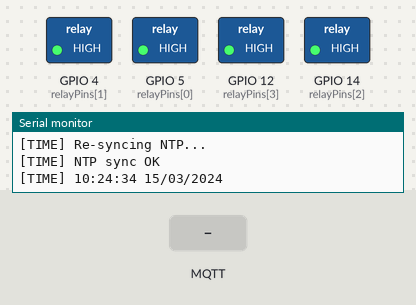
Bench run of a sketch on a simulated ESP8266 (NodeMCU). Shown: switched loads named in the sketch (green lamp = pin HIGH), the last lines printed to the serial monitor. The test bench sets the inputs (shaded band). WiFi joins after 1.5 s; servers stay silent unless stated; the local clock reads 2024-03-15 10:24:30 at power-on unless the sketch sets it; EEPROM starts erased; no MQTT or app messages arrive unless stated.

Above: at 4.9 s.
5.0 s: MQTT message "5" arrives on the first subscribed topic
At 6.2 s:
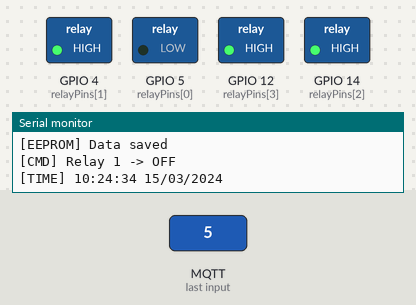
6.5 s: MQTT message "5" arrives on the second subscribed topic
At 7.3 s:
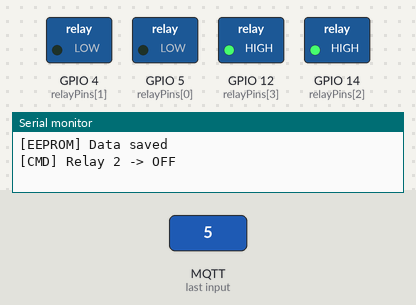
8.0 s: MQTT message "ON" arrives on the first subscribed topic
At 8.4 s:
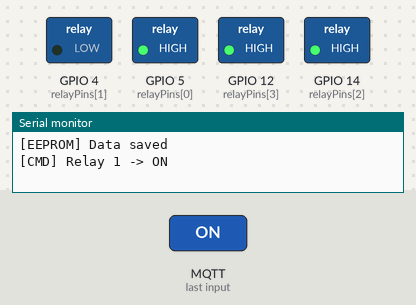
9.5 s: MQTT message "5" arrives on the third subscribed topic
At 10.7 s:
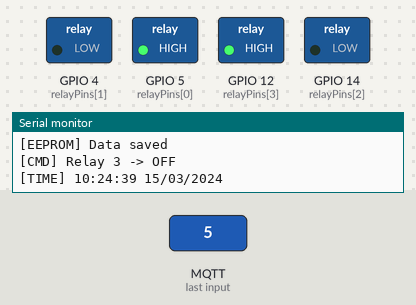
11.0 s: MQTT message "ON" arrives on the second subscribed topic
At 11.9 s:
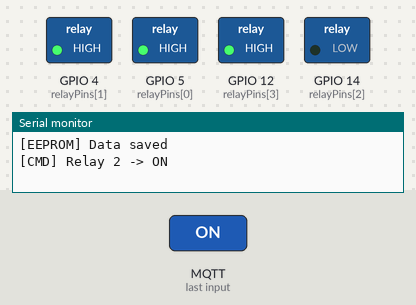
12.5 s: MQTT message "1" arrives on the first subscribed topic
At 13.1 s:
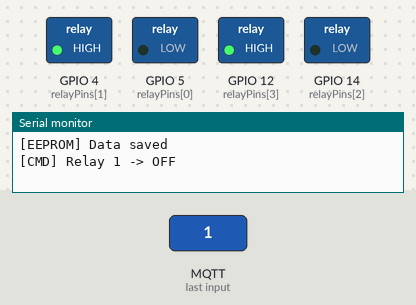
Timing chart, 0 to 15.0 s (numbered marks = the images above; inputs shaded):
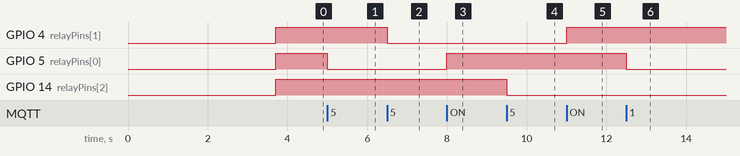

The sketch:

sketch_oct16a.ino
```cpp
#include <ESP8266WiFi.h>
#include <WiFiClientSecure.h>
#include <PubSubClient.h>
#include <EEPROM.h>
#include <time.h>

// ------------------------
// CONFIGURATION
// ------------------------
#define NUM_RELAYS 4
const int relayPins[NUM_RELAYS] = {5, 4, 14, 12};  // D1, D2, D5, D6

const char* ssid = "POCOX3";
const char* password = "dipayandas2002";

const char* mqtt_server = "e6e7dac5f1a2475382f05acc556ef6d7.s1.eu.hivemq.cloud";
const int mqtt_port = 8883;
const char* mqtt_user = "dipudas";
const char* mqtt_pass = "Dipu2002";

// ------------------------
// RELAY & TIMER DATA
// ------------------------
struct Schedule {
  int onHour, onMinute;
  int offHour, offMinute;
  bool enabled;
};

bool relayState[NUM_RELAYS] = {false, false, false, false};
Schedule relaySchedule[NUM_RELAYS];

// ------------------------
// MQTT TOPICS
// ------------------------
const char* topicCommand[NUM_RELAYS] = {
  "home/relay1/command",
  "home/relay2/command",
  "home/relay3/command",
  "home/relay4/command"
};
const char* topicStatus[NUM_RELAYS] = {
  "home/relay1/status",
  "home/relay2/status",
  "home/relay3/status",
  "home/relay4/status"
};
const char* topicGetStates = "home/relay/get_states";
const char* topicSetTimer  = "home/relay/set_timer";

WiFiClientSecure wifiSecureClient;
PubSubClient client(wifiSecureClient);

// ------------------------
// EEPROM SAVE / LOAD
// ------------------------
void saveToEEPROM() {
  EEPROM.begin(512);
  int addr = 0;

  for (int i = 0; i < NUM_RELAYS; i++) EEPROM.write(addr++, relayState[i]);
  for (int i = 0; i < NUM_RELAYS; i++) {
    EEPROM.put(addr, relaySchedule[i]);
    addr += sizeof(Schedule);
  }

  EEPROM.commit();
  EEPROM.end();
  Serial.println("[EEPROM] Data saved");
}

void loadFromEEPROM() {
  EEPROM.begin(512);
  int addr = 0;

  for (int i = 0; i < NUM_RELAYS; i++) relayState[i] = EEPROM.read(addr++);
  for (int i = 0; i < NUM_RELAYS; i++) {
    EEPROM.get(addr, relaySchedule[i]);
    addr += sizeof(Schedule);
  }

  EEPROM.end();

  for (int i = 0; i < NUM_RELAYS; i++)
    digitalWrite(relayPins[i], relayState[i] ? HIGH : LOW);

  Serial.println("[EEPROM] Data loaded");
}

// ------------------------
// TIME UTILS
// ------------------------
void printLocalTime() {
  time_t now = getCurrentTimeOfflineSafe();
  struct tm* t = localtime(&now);
  Serial.printf("[TIME] %02d:%02d:%02d %02d/%02d/%04d\n",
                t->tm_hour, t->tm_min, t->tm_sec,
                t->tm_mday, t->tm_mon + 1, t->tm_year + 1900);
}

// ------------------------
// TIME MAINTENANCE
// ------------------------
unsigned long lastNtpSync = 0;
unsigned long lastMillisBase = 0;
time_t lastSyncedEpoch = 0;

time_t getCurrentTimeOfflineSafe() {
  unsigned long elapsed = (millis() - lastMillisBase) / 1000;
  return lastSyncedEpoch + elapsed;
}

void syncNtpIfNeeded() {
  static bool firstSyncDone = false;
  unsigned long nowMillis = millis();

  if (WiFi.status() == WL_CONNECTED &&
      (!firstSyncDone || nowMillis - lastNtpSync > 1800000)) { // 30 min
    Serial.println("[TIME] Re-syncing NTP...");
    configTime(19800, 0, "pool.ntp.org", "time.nist.gov");
    delay(1000);

    time_t now = time(nullptr);
    if (now > 100000) {
      lastSyncedEpoch = now;
      lastMillisBase = millis();
      lastNtpSync = nowMillis;
      firstSyncDone = true;
      Serial.println("[TIME] NTP sync OK");
      printLocalTime();
    } else {
      Serial.println("[TIME] NTP sync failed, will retry later");
    }
  }
}

// ------------------------
// MQTT PUBLISH
// ------------------------
void publishStatus(int ch) {
  char payload[150];
  time_t now = getCurrentTimeOfflineSafe();
  struct tm* t = localtime(&now);
  snprintf(payload, sizeof(payload),
           "{\"relay\":%d,\"state\":\"%s\",\"time\":\"%02d:%02d\",\"on\":\"%02d:%02d\",\"off\":\"%02d:%02d\",\"enabled\":%s}",
           ch + 1,
           relayState[ch] ? "ON" : "OFF",
           t->tm_hour, t->tm_min,
           relaySchedule[ch].onHour, relaySchedule[ch].onMinute,
           relaySchedule[ch].offHour, relaySchedule[ch].offMinute,
           relaySchedule[ch].enabled ? "true" : "false");

  client.publish(topicStatus[ch], payload, true);
  Serial.printf("[OUT] %s -> %s\n", topicStatus[ch], payload);
}

// ------------------------
// MQTT COMMAND HANDLER
// ------------------------
void handleCommand(const char* topic, const String& cmd) {
  for (int i = 0; i < NUM_RELAYS; i++) {
    if (String(topic) == topicCommand[i]) {
      bool newState = cmd.equalsIgnoreCase("ON");
      if (relayState[i] != newState) {
        relayState[i] = newState;
        digitalWrite(relayPins[i], relayState[i] ? HIGH : LOW);
        publishStatus(i);
        saveToEEPROM();
        Serial.printf("[CMD] Relay %d -> %s\n", i + 1, newState ? "ON" : "OFF");
      }
    }
  }
}

// ------------------------
// TIMER SETUP HANDLER
// ------------------------
void handleTimerSetup(const String& payload) {
  Serial.printf("[TIMER-IN] %s\n", payload.c_str());
  int relayIndex = -1;

  int pRelay = payload.indexOf("\"relay\":");
  if (pRelay >= 0) {
    int start = pRelay + 8;
    int end = payload.indexOf(',', start);
    if (end == -1) end = payload.indexOf('}', start);
    relayIndex = payload.substring(start, end).toInt() - 1;
  }

  if (relayIndex < 0 || relayIndex >= NUM_RELAYS) {
    Serial.println("[TIMER-ERR] Invalid relay index");
    return;
  }

  auto parseTime = [&](String key, int &h, int &m) {
    int p = payload.indexOf("\"" + key + "\":\"");
    if (p < 0) return false;
    p += key.length() + 4;
    int colon = payload.indexOf(':', p);
    int end = payload.indexOf('"', colon);
    if (colon < 0 || end < 0) return false;
    h = payload.substring(p, colon).toInt();
    m = payload.substring(colon + 1, end).toInt();
    return true;
  };

  int onH, onM, offH, offM;
  if (!parseTime("on", onH, onM) || !parseTime("off", offH, offM)) {
    Serial.println("[TIMER-ERR] Parse failed");
    return;
  }

  bool enabled = payload.indexOf("\"enabled\":true") >= 0;

  relaySchedule[relayIndex] = {onH, onM, offH, offM, enabled};
  saveToEEPROM();

  Serial.printf("[TIMER] Relay %d: %02d:%02d -> %02d:%02d, enabled=%d\n",
                relayIndex + 1, onH, onM, offH, offM, enabled);
  publishStatus(relayIndex);
}

// ------------------------
// SCHEDULE CHECK WITH MANUAL OVERRIDE
// ------------------------
void checkSchedules() {
  time_t now = getCurrentTimeOfflineSafe();
  struct tm* t = localtime(&now);
  int curSecs = t->tm_hour * 3600 + t->tm_min * 60 + t->tm_sec;

  for (int i = 0; i < NUM_RELAYS; i++) {
    if (!relaySchedule[i].enabled) continue;

    int onSecs  = relaySchedule[i].onHour * 3600 + relaySchedule[i].onMinute * 60;
    int offSecs = relaySchedule[i].offHour * 3600 + relaySchedule[i].offMinute * 60;

    // Turn ON exactly at scheduled ON time if relay is OFF
    if (curSecs == onSecs && !relayState[i]) {
      relayState[i] = true;
      digitalWrite(relayPins[i], HIGH);
      publishStatus(i);
      saveToEEPROM();
      Serial.printf("[AUTO] Relay %d -> ON (by schedule)\n", i + 1);
    }

    // Turn OFF exactly at scheduled OFF time if relay is ON
    if (curSecs == offSecs && relayState[i]) {
      relayState[i] = false;
      digitalWrite(relayPins[i], LOW);
      publishStatus(i);
      saveToEEPROM();
      Serial.printf("[AUTO] Relay %d -> OFF (by schedule)\n", i + 1);
    }
  }
}

// ------------------------
// MQTT CALLBACK
// ------------------------
void callback(char* topic, byte* payload, unsigned int length) {
  String cmd;
  for (unsigned int i = 0; i < length; i++) cmd += (char)payload[i];

  if (String(topic) == topicGetStates) {
    for (int i = 0; i < NUM_RELAYS; i++) publishStatus(i);
  } else if (String(topic) == topicSetTimer) {
    handleTimerSetup(cmd);
  } else {
    handleCommand(topic, cmd);
  }
}

// ------------------------
// WIFI + MQTT CONNECTION
// ------------------------
void connectWiFi() {
  if (WiFi.status() == WL_CONNECTED) return;
  WiFi.begin(ssid, password);
  Serial.print("[WiFi] Connecting");
  while (WiFi.status() != WL_CONNECTED) {
    delay(300);
    Serial.print(".");
  }
  Serial.println("\n[WiFi] Connected: " + WiFi.localIP().toString());
}

void connectMQTT() {
  if (client.connected()) return;
  Serial.print("[MQTT] Connecting...");
  if (client.connect("ESP8266_4Relay_TLS", mqtt_user, mqtt_pass)) {
    Serial.println("Connected!");
    for (int i = 0; i < NUM_RELAYS; i++) client.subscribe(topicCommand[i]);
    client.subscribe(topicGetStates);
    client.subscribe(topicSetTimer);
    for (int i = 0; i < NUM_RELAYS; i++) publishStatus(i);
  } else {
    Serial.printf("Failed, rc=%d\n", client.state());
  }
}

// ------------------------
// SETUP
// ------------------------
void setup() {
  Serial.begin(115200);
  delay(200);
  Serial.println("\n[BOOT] Starting 4-Relay MQTT Controller...");

  for (int i = 0; i < NUM_RELAYS; i++) {
    pinMode(relayPins[i], OUTPUT);
    digitalWrite(relayPins[i], LOW);
  }

  connectWiFi();
  wifiSecureClient.setInsecure();
  client.setServer(mqtt_server, mqtt_port);
  client.setCallback(callback);

  configTime(19800, 0, "pool.ntp.org", "time.nist.gov"); // IST +5:30
  Serial.println("[TIME] Syncing NTP...");
  delay(2000);
  lastSyncedEpoch = time(nullptr);
  lastMillisBase = millis();
  lastNtpSync = millis();
  printLocalTime();

  loadFromEEPROM();
}

// ------------------------
// MAIN LOOP
// ------------------------
void loop() {
  if (WiFi.status() != WL_CONNECTED) connectWiFi();
  if (!client.connected()) connectMQTT();
  client.loop();

  syncNtpIfNeeded();  // maintain time accuracy every 30 min

  static unsigned long lastCheck = 0;
  static unsigned long lastTimePrint = 0;
  unsigned long now = millis();

  if (now - lastCheck > 1000) {  // check schedules every 1 sec
    lastCheck = now;
    checkSchedules();
  }

  if (now - lastTimePrint > 5000) { // print time every 5s
    lastTimePrint = now;
    printLocalTime();
  }
}
```

Measured:
- after the input at 5.0 s, GPIO 5 (relayPins[0]): HIGH → LOW at once
- after the input at 6.5 s, GPIO 4 (relayPins[1]): HIGH → LOW at once
- after the input at 8.0 s, GPIO 5 (relayPins[0]): LOW → HIGH at once
- after the input at 9.5 s, GPIO 14 (relayPins[2]): HIGH → LOW at once
- after the input at 11.0 s, GPIO 4 (relayPins[1]): LOW → HIGH at once
- after the input at 12.5 s, GPIO 5 (relayPins[0]): HIGH → LOW at once
